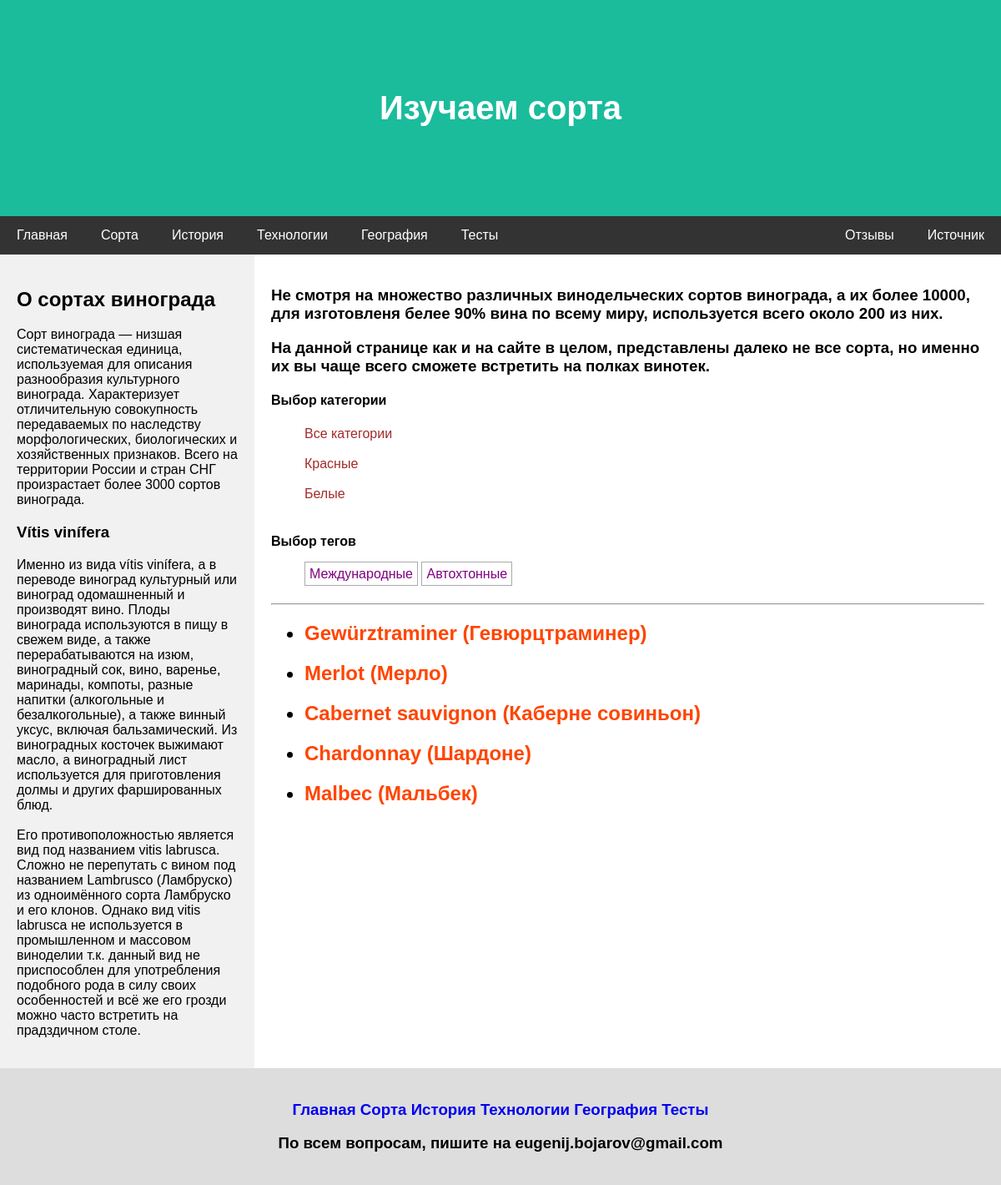
/grape_varieties/tag/international, run on the app's committed database.
### grape_varieties/models.py (models this page shows, shortened)
class Category(models.Model):
    name = models.CharField(max_length=100, db_index=True)
    slug = models.SlugField(max_length=255, unique=True, db_index=True)
    def get_url(self):
        return reverse("category", kwargs={'cat_slug': self.slug})

class TagGrape(models.Model):
    tag = models.CharField(max_length=100, db_index=True)
    slug = models.SlugField(max_length=255, unique=True, db_index=True)
    def get_url(self):
        return reverse("tag", kwargs={"tag_slug": self.slug})

class Grape(models.Model):
    name_eng = models.CharField(max_length=50, validators=[MinLengthValidator(1)])
    area = models.IntegerField(null=True)
    image = models.FileField(upload_to='grape_gallery', blank=True)
    about_grape = models.ForeignKey(AboutGrape, on_delete=models.PROTECT, null=True, related_name="info_about_grape")
    slug = models.SlugField(default='', null=False, db_index=True, unique=True)
    cat = models.ForeignKey('Category', on_delete=models.PROTECT, related_name='colors')
    tags = models.ManyToManyField('TagGrape', blank=True, related_name='tags')
    def get_url(self):
        return reverse("to_info_about_grapes", args=[self.slug])
    def __str__(self):
        return f"{self.name_eng} ({self.about_grape.name_rus})"

class AboutGrape(models.Model):
    name_rus = models.CharField(max_length=50)
    about_grape = models.TextField(validators=[MinLengthValidator(1)])

### grape_varieties/views.py (the view)
# urls.py: path('tag/<slug:tag_slug>', views_grape.show_tag_list, name='tag'),
def show_tag_list(request, tag_slug):
    tag = get_object_or_404(TagGrape, slug=tag_slug)
    grapes = tag.tags.filter()
    data = {
        'title': f"Тег: {tag.tag}",
        'grapes': grapes,
        'cat_selected': None,
    }
    return render(request, "grape_varieties/about_grapes.html", context=data)

### grape_varieties/templatetags/grape_tags.py (called while the page is built)
@register.inclusion_tag('grape_varieties/list_categories.html')
def show_categories(cat_selected=0):
    cats = Category.objects.all()
    return {'cats': cats, 'cat_selected': cat_selected}

@register.inclusion_tag('grape_varieties/list_tags.html')
def show_all_tags():
    return {'tags': TagGrape.objects.all()}

### grape_varieties/templates/grape_varieties/about_grapes.html (shortened to what this page needs)
{% extends 'base.html' %}
{% load static %}
{% block header %}
{% include 'includes/for_grapes/header.html'%}
{% endblock %}
{% block navbar %}
{% include 'includes/for_index/navbar.html'%}
{% endblock %}
{% block side %}
{% include 'includes/for_grapes/side.html'%}
{% endblock %}
{% block main %}
{% include 'includes/for_grapes/main.html'%}
{% endblock %}
{% block footer %}
{% include 'includes/for_index/footer.html' %}
{% endblock %}

### grape_varieties/templates/includes/for_grapes/main.html
{% load grape_tags %}
<div class="main">
    <h3>Не смотря на множество различных винодельческих сортов винограда,
        а их более 10000, для изготовленя белее 90% вина по всему миру,
        используется всего около 200 из них.</h3>
    <h3>На данной странице как и на сайте в целом, представлены далеко не все сорта,
        но именно их вы чаще всего сможете встретить на полках винотек.</h3>
    <h4>Выбор категории</h4>
    <ul>
    <a href="{% url 'to_grapes'  %}" class="cats">Все категории</a><br>
    {% show_categories cat_selected %}
    </ul>
    <h4>Выбор тегов</h4>
    {% show_all_tags %}
    <hr>
    <ul>
        {% for grape in grapes %}
            <h2><li><a href="{{ grape.get_url }}" class="list">{{ grape }}</a></li></h2>
        {% endfor %}
    </ul>
</div>

### grape_varieties/templates/grape_varieties/list_categories.html
{% for cat in cats %}
{% if cat.slug == cat_selected %}
<br>
{{cat.name}}
{% else %}
<br>
<a href="{{ cat.get_url }}" class="cats">{{ cat.name }}</a><br>
{% endif %}
{% endfor %}
<br>

### grape_varieties/templates/grape_varieties/list_tags.html
{% if tags %}
<ul class="tags-list">
    {% for t in tags %}
    <li><a href="{{ t.get_url }}" class="tags">{{t.tag}}</a></li>
    {% endfor %}
</ul>
{% endif %}

### static/css/base.css (style rules this page uses)
* { box-sizing: border-box; }
body { font-family: Arial, Helvetica, sans-serif; margin: 0; }
.main { -ms-flex: 70%; flex: 70%; background-color: white; padding: 20px; }
ul.tags-list li { margin: 0; padding: 0 0 10px; display: inline-block; }
ul.tags-list li a { padding: 5px; font-size: 16px; border: 1px solid #aaa; }
a.tags { text-decoration: none; }
a.tags { color: Purple; }
a.cats { color: brown; }
a.cats { text-decoration: none; }
a.list { color: OrangeRed; }
a.list { text-decoration: none; }

### data on the page
Category: name "Красныe"
Category: name "Белыe"
TagGrape: tag "Международные"
TagGrape: tag "Автохтонные"
Grape: name_eng+about_grape "Gewürztraminer (Гевюрцтраминер)"
Grape: name_eng+about_grape "Merlot (Мерло)"
Grape: name_eng+about_grape "Cabernet sauvignon (Каберне совиньон)"
Grape: name_eng+about_grape "Chardonnay (Шардоне)"
Grape: name_eng+about_grape "Malbec (Мальбек)"
